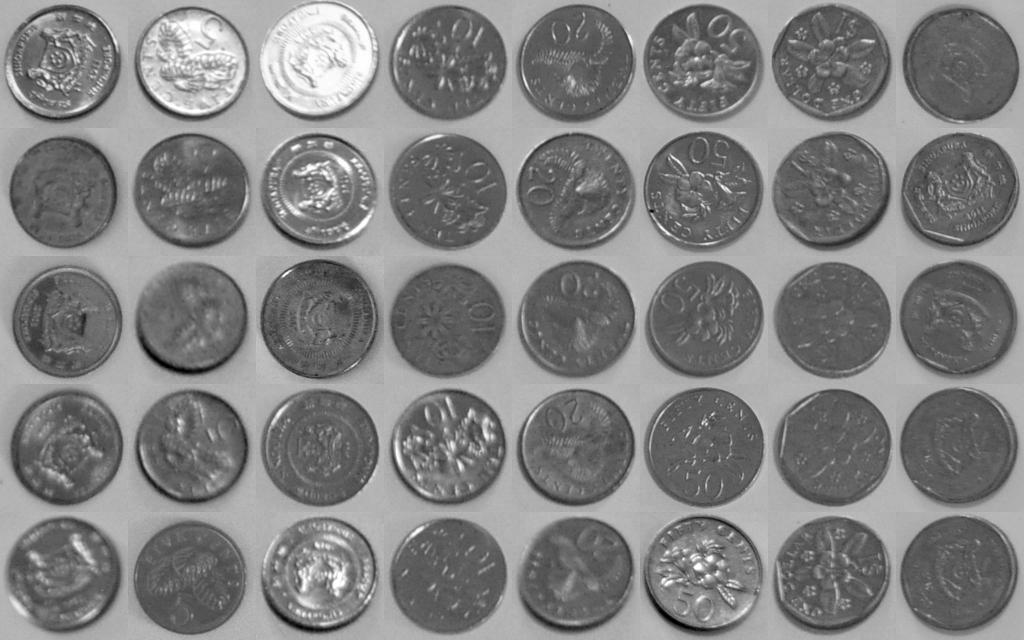
#> input picture image/CoinRecognition_recognizedCoins.jpeg, 1024 x 640 px
$ jupyter execute countCoin.ipynb   (shell and % lines are left out)
#> lines starting #> are read from the running program, lines starting #| are printed output that depends on the picture; after the words box and inside, x2 and y2 are one past the last pixel; in counts of white or black regions, pixels touching at a corner belong together
[cell 1]
import cv2
import numpy as np
import matplotlib.pyplot as plt

[cell 2]
def showImage(img):
    img = cv2.cvtColor(img, cv2.COLOR_BGR2RGB)
    plt.imshow(img)
    plt.xticks([])
    plt.yticks([])
    plt.show()

[cell 3]
img = cv2.imread("./image/CoinRecognition_recognizedCoins.jpeg")
#> img is the input picture: shape (640, 1024, 3); min 0, max 255, mean 129.4
gray = cv2.cvtColor(img, cv2.COLOR_BGR2GRAY)
showImage(gray)

[cell 4]
gray_blur = cv2.GaussianBlur(gray, (15,15), 0)
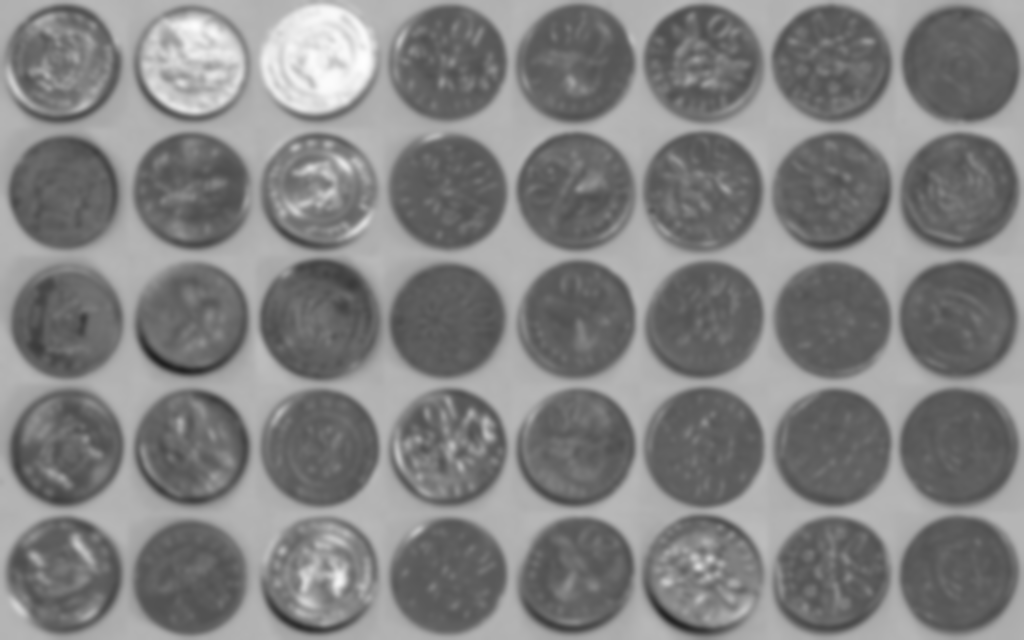
#> gray_blur: shape (640, 1024); min 33, max 254, mean 129.4
showImage(gray)

[cell 5]
th = cv2.adaptiveThreshold(gray_blur, 255, cv2.ADAPTIVE_THRESH_GAUSSIAN_C, cv2.THRESH_BINARY_INV,11,1)
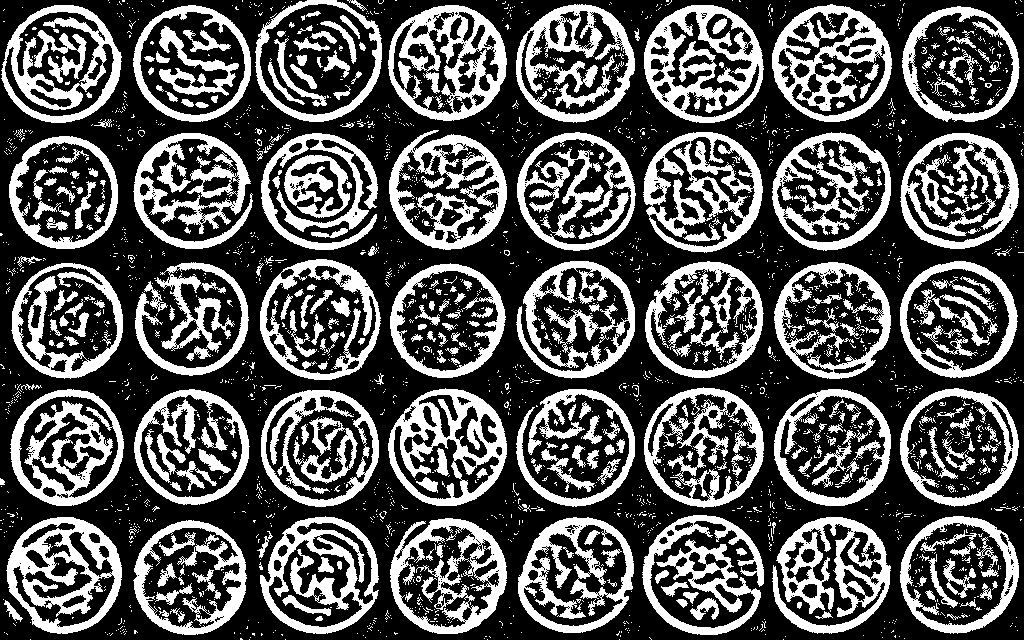
#> th: shape (640, 1024); 33.7% white; 2620 white regions (2274 under 20 px), largest, box (x1, y1, x2, y2) and area: (644, 5, 764, 123) 6340, (388, 5, 507, 121) 6168, (643, 132, 763, 253) 5966
showImage(th)

[cell 6]
kernel = np.ones((2,2), np.uint8)
closing = cv2.morphologyEx(th, cv2.MORPH_CLOSE,kernel,iterations=5)
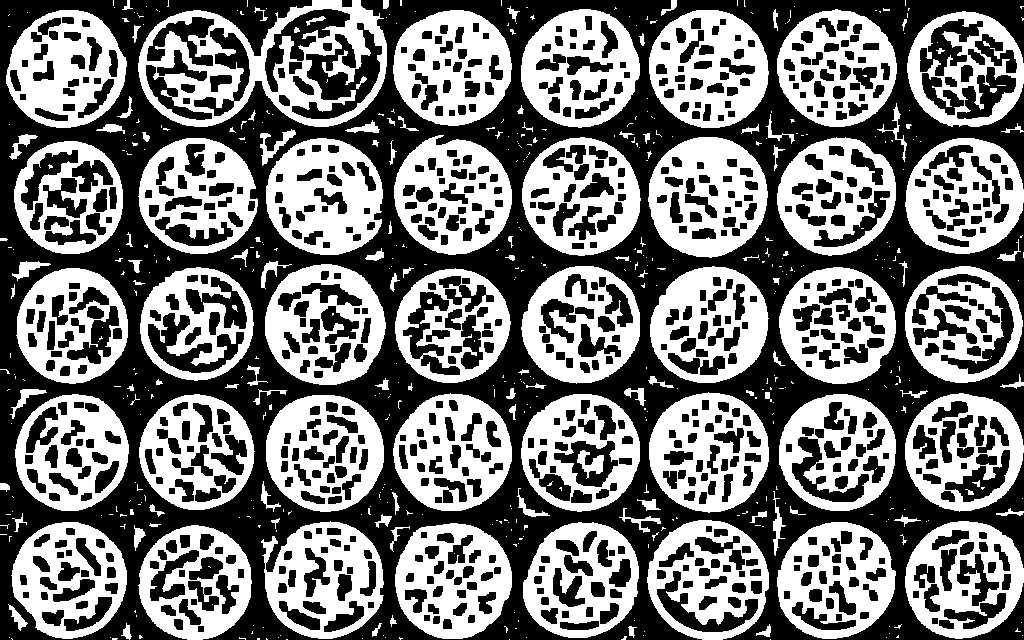
#> closing: shape (640, 1024); 46.2% white; 560 white regions (413 under 20 px), largest, box (x1, y1, x2, y2) and area: (138, 0, 387, 127) 12669, (648, 137, 768, 258) 8802, (266, 138, 383, 255) 8665
showImage(closing)
#> in showImage (call 4), `img = cv2.cvtColor(img, cv2.COLOR_BGR2RGB)`: img: shape (640, 1024, 3); 46.2% white; 560 white regions (413 under 20 px)

[cell 7]
img = cv2.imread("./image/CoinRecognition_recognizedCoins.jpeg")

res_img = closing.copy()
ct, hierachy = cv2.findContours(res_img, cv2.RETR_EXTERNAL, cv2.CHAIN_APPROX_SIMPLE)
#> ct = 525 contours, 415 with area under 20; largest, box (x1, y1, x2, y2) and area: (138, 0, 387, 127) 23386, (265, 264, 386, 385) 11310, (647, 520, 769, 640) 11301, (648, 137, 768, 258) 11191, (649, 392, 769, 513) 11166
count = 0
for cnt in ct:
    area = cv2.contourArea(cnt)
    if area < 1000 or area > 20000:
        continue
    ellipse = cv2.fitEllipse(cnt)
    cv2.ellipse(img, ellipse, (0,255,0), 2)
    count += 1
#> this loop made 525 passes
#> area on passes 31, 35, 36: 37.5, 61, 34.5
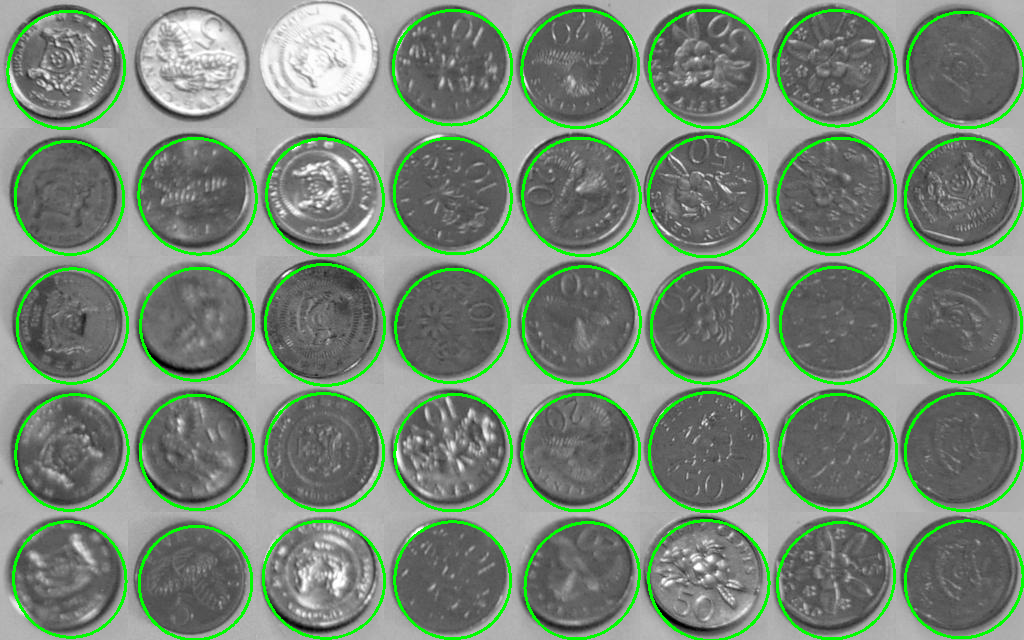
#> img: shape (640, 1024, 3); 6.29% of pixels changed, all inside (x1, y1, x2, y2) = (6, 9, 1024, 640)
#> after the loop, count = 38
showImage(img)
print(count) # พลาดไป 2 coins
#| 38

$ run again, with image/eye.png saved as image/CoinRecognition_recognizedCoins.jpeg
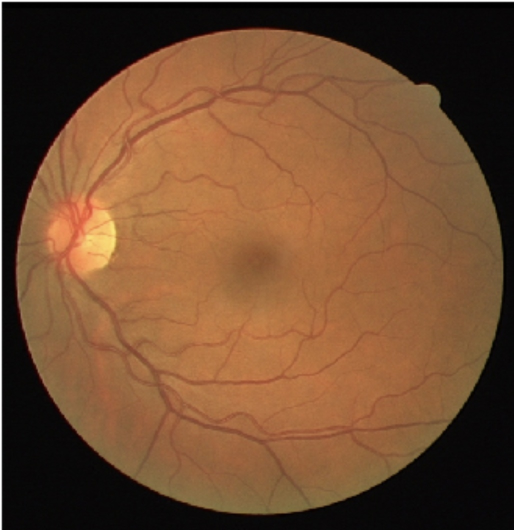
#> input picture image/eye.png, 1028 x 1060 px (shown at 1/2 size)
#> img is the input picture: shape (1060, 1028, 3); mean B, G, R 48.8, 76.8, 113.7
#> `th = cv2.adaptiveThreshold(gray_blur, 255, cv2.ADAPTIVE_THRESH_GAUSSIA..`:
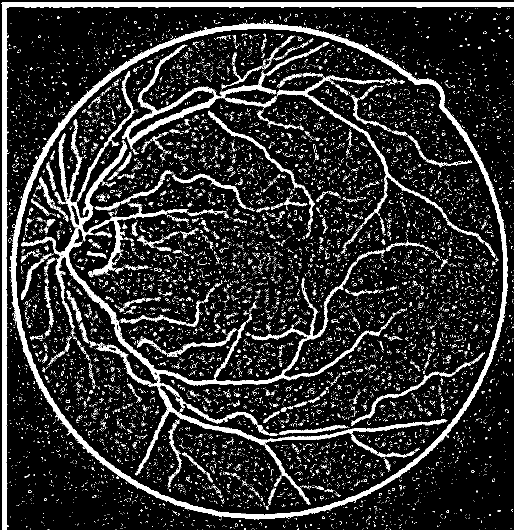
#> th: shape (1060, 1028) (shown at 1/2 size); 14.1% white; 11645 white regions (11210 under 20 px), largest, box (x1, y1, x2, y2) and area: (19, 44, 1016, 1040) 27704, (3, 4, 1028, 1060) 19877, (42, 239, 760, 771) 17156
#> `closing = cv2.morphologyEx(th, cv2.MORPH_CLOSE,kernel,iterations=5)`:
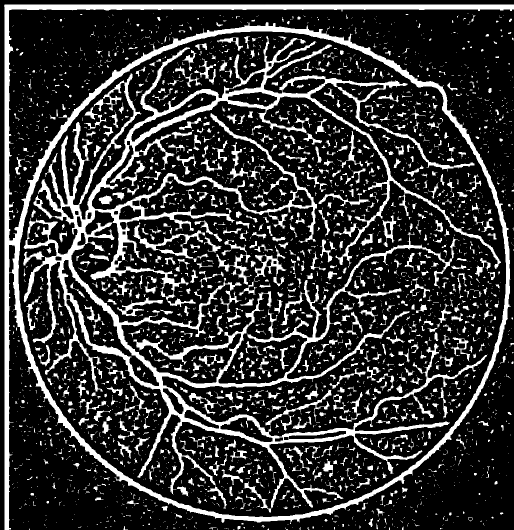
#> closing: shape (1060, 1028) (shown at 1/2 size); 21.1% white; 3323 white regions (2455 under 20 px), largest, box (x1, y1, x2, y2) and area: (47, 72, 1002, 1025) 93520, (8, 9, 1028, 1060) 51542, (266, 445, 410, 517) 1749
#> img: shape (1060, 1028, 3); 21.1% white; 3323 white regions (2455 under 20 px)
#> ct = 1064 contours, 1020 with area under 20; largest, box (x1, y1, x2, y2) and area: (8, 9, 1028, 1060) 793742, (30, 314, 49, 349) 132, (894, 165, 915, 181) 68, (957, 842, 978, 852) 61, (253, 1001, 278, 1012) 60
#> the loop `for cnt in ct:` made 1064 passes
#> area on pass 33: 26.5
#> after the loop `for cnt in ct:`: count = 0
#| 0
